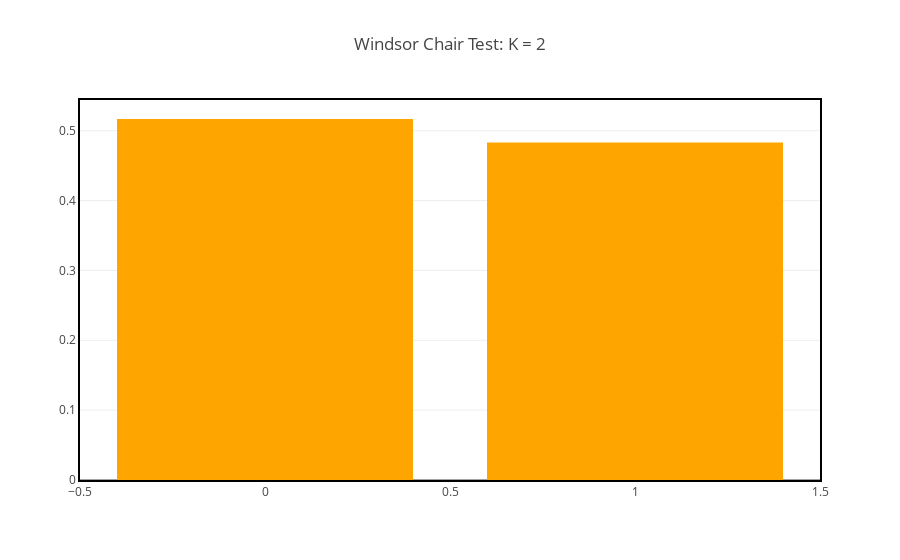
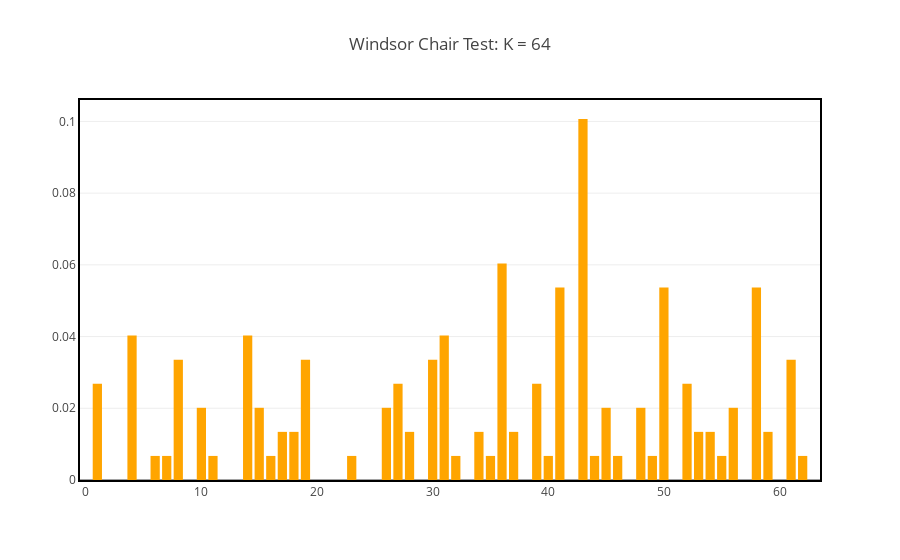
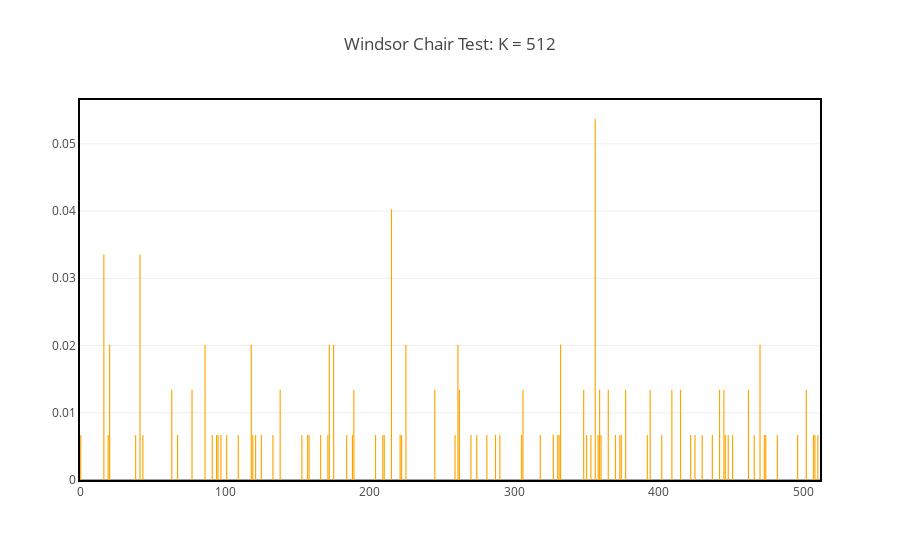

The cell these charts' notebook holds for them, in order:
### Code cell
import plotly
import plotly.graph_objs as go

plotly.offline.init_notebook_mode(connected=True)

import numpy as np

for n_features in [2, 64, 512]:
    data_train, data_test = ya.data.getCaltech_KMeans(num_descriptors=1e5, 
                                          pickle_dump=False,
                                          num_features=n_features,
                                          random_state=1)
    X_train, y_train = data_train[:, :-1], data_train[:, -1]
    features = data_train[120]
    
    x_axis = np.arange(n_features)
    
    trace = go.Bar(
        x = x_axis,
        y = features,
        marker=dict(
            color='rgb(255,165,0)'
        )
    )
    
    data=[trace]
    
    layout = go.Layout(
        title='Windsor Chair Test: K = %i'%n_features,
        showlegend=False,
        xaxis=dict(
            linecolor='black',
            linewidth=2,
            mirror=True
        ),
        yaxis=dict(
            linecolor='black',
            linewidth=2,
            mirror=True
        )
    )
    
    fig = go.Figure(data=data, layout=layout)
    
    plotly.offline.iplot(fig)
    plotly.io.write_image(fig, 'assets/3.1/examples/plotly/%i_kmeans_chair_test.png'%n_features)

### Figure 1 — Plotly figure (JSON) as saved in the notebook; plotly's stock layout.template omitted (floating-point values rounded to 4 significant figures)
{"data": [{"marker": {"color": "rgb(255,165,0)"}, "type": "bar", "uid": "3ae2968c-3108-11e9-9580-784f436025be", "x": [0, 1], "y": [0.5168, 0.4832, 8]}], "layout": {"showlegend": false, "title": "Windsor Chair Test: K = 2", "xaxis": {"linecolor": "black", "linewidth": 2, "mirror": true}, "yaxis": {"linecolor": "black", "linewidth": 2, "mirror": true}}}

### Figure 2 — Plotly figure (JSON) as saved in the notebook; plotly's stock layout.template omitted (floating-point values rounded to 4 significant figures)
{"data": [{"marker": {"color": "rgb(255,165,0)"}, "type": "bar", "uid": "66eea400-3108-11e9-b1f7-784f436025be", "x": [0, 1, 2, 3, 4, 5, 6, 7, 8, 9, 10, 11, 12, 13, 14, 15, 16, 17, 18, 19, 20, 21, 22, 23, 24, 25, 26, 27, 28, 29, 30, 31, 32, 33, 34, 35, 36, 37, 38, 39, 40, 41, 42, 43, 44, 45, 46, 47, 48, 49, 50, 51, 52, 53, 54, 55, 56, 57, 58, 59, 60, 61, 62, 63], "y": [0, 0.02685, 0, 0, 0.04027, 0, 0.006711, 0.006711, 0.03356, 0, 0.02013, 0.006711, 0, 0, 0.04027, 0.02013, 0.006711, 0.01342, 0.01342, 0.03356, 0, 0, 0, 0.006711, 0, 0, 0.02013, 0.02685, 0.01342, 0, 0.03356, 0.04027, 0.006711, 0, 0.01342, 0.006711, 0.0604, 0.01342, 0, 0.02685, 0.006711, 0.05369, 0, 0.1007, 0.006711, 0.02013, 0.006711, 0, 0.02013, 0.006711, 0.05369, 0, 0.02685, 0.01342, 0.01342, 0.006711, 0.02013, 0, 0.05369, 0.01342, 0, 0.03356, 0.006711, 0, 8]}], "layout": {"showlegend": false, "title": "Windsor Chair Test: K = 64", "xaxis": {"linecolor": "black", "linewidth": 2, "mirror": true}, "yaxis": {"linecolor": "black", "linewidth": 2, "mirror": true}}}

### Figure 3 — Plotly figure (JSON) as saved in the notebook; plotly's stock layout.template omitted (floating-point values rounded to 4 significant figures; data arrays with more than 128 entries replaced by an {"elided": "..."} marker saying what was removed)
{"data": [{"marker": {"color": "rgb(255,165,0)"}, "type": "bar", "uid": "04f476d4-3109-11e9-9c54-784f436025be", "x": {"elided": "512 int values"}, "y": {"elided": "513 float values"}}], "layout": {"showlegend": false, "title": "Windsor Chair Test: K = 512", "xaxis": {"linecolor": "black", "linewidth": 2, "mirror": true}, "yaxis": {"linecolor": "black", "linewidth": 2, "mirror": true}}}
